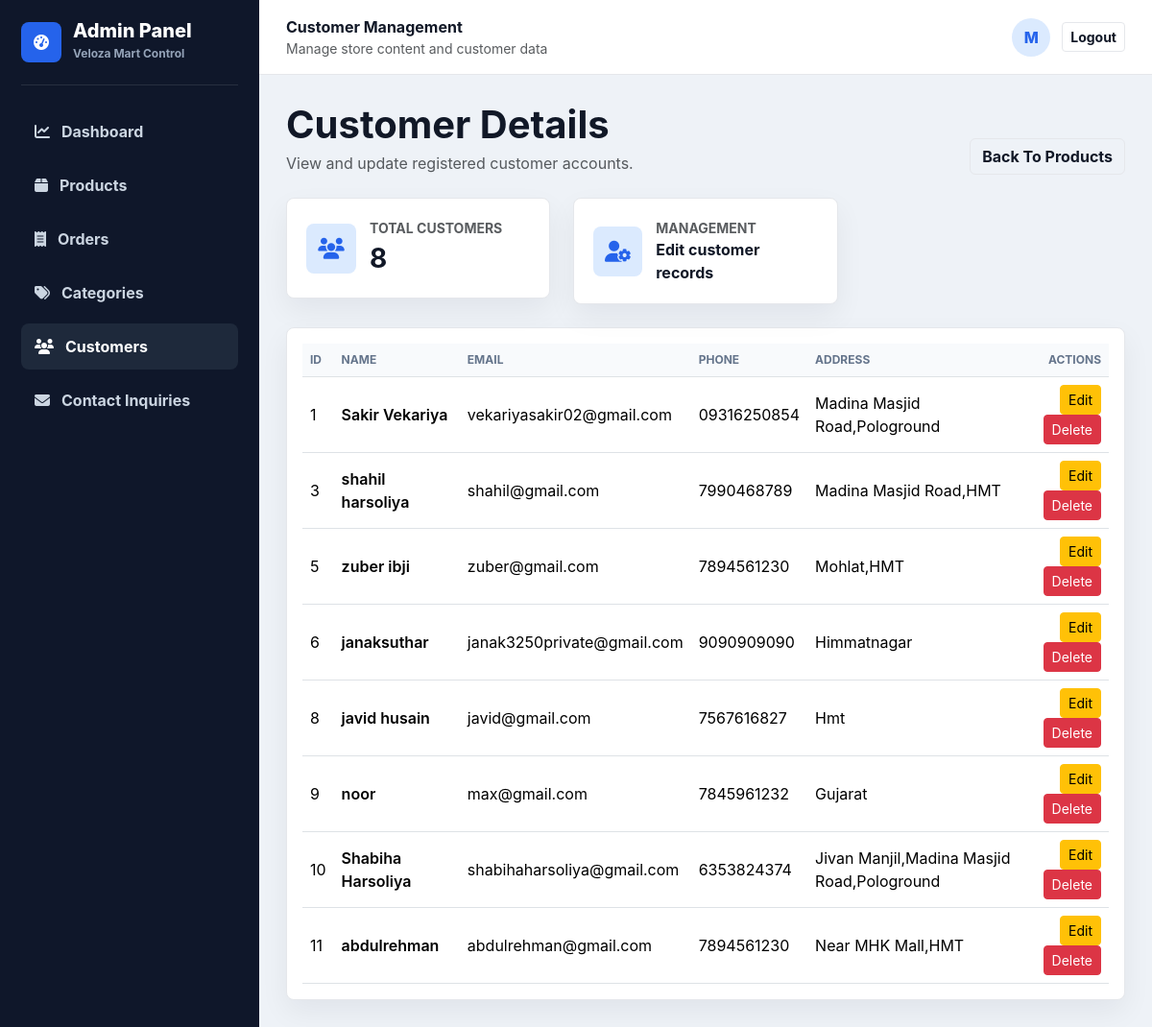
/admin-customers/ (signed in), run on the app's committed database.
### main/models.py (models this page shows, shortened)
class Customer(models.Model):
    name = models.CharField(max_length=100)
    email = models.EmailField(unique=True)
    password = models.CharField(max_length=100)
    address = models.CharField(max_length=200)
    contact = models.CharField(max_length=11)

### main/admin_views.py (the view)
# urls.py: path("admin-customers/", admin_customers, name="admin_customers"),
def admin_customers(request):
    if not admin_required(request):
        return redirect("login")
    customers = Customer.objects.all()
    return render(request, "admin-customers.html", {
        "customers": customers
    })

### main/admin_views.py (called while the page is built)
def admin_required(request):
    return request.session.get("admin")

### main/templates/admin-customers.html (shortened to what this page needs)
{% extends "admin-base.html" %}
{% block admin_customers_active %}active{% endblock %}
{% block page_label %}Customer Management{% endblock %}
{% block content %}
    <div class="d-flex flex-wrap justify-content-between align-items-end gap-3 mb-4">
        <div>
            <h1 class="fw-bold mb-1">Customer Details</h1>
            <p class="text-muted mb-0">View and update registered customer accounts.</p>
        </div>
        <a href="/admin-home/" class="btn btn-outline-admin">
            Back To Products
        </a>
    </div>
    <div class="row g-4 mb-4">
        <div class="col-lg-4">
            <div class="admin-card admin-stat">
                <span class="admin-stat-icon"><i class="fa-solid fa-users"></i></span>
                <div>
                    <div class="text-muted small fw-bold text-uppercase">Total Customers</div>
                    <div class="fs-3 fw-bold">{{ customers|length }}</div>
                </div>
            </div>
        </div>
        <div class="col-lg-4">
            <div class="admin-card admin-stat">
                <span class="admin-stat-icon"><i class="fa-solid fa-user-gear"></i></span>
                <div>
                    <div class="text-muted small fw-bold text-uppercase">Management</div>
                    <div class="fw-bold">Edit customer records</div>
                </div>
            </div>
        </div>
    </div>
    <div class="admin-card p-3">
        <div class="table-responsive">
            <table class="table customer-table table-hover align-middle mb-0">
                <thead>
                    <tr>
                        <th>ID</th>
                        <th>Name</th>
                        <th>Email</th>
                        <th>Phone</th>
                        <th>Address</th>
                        <th class="text-end">Actions</th>
                    </tr>
                </thead>
                <tbody>
                    {% for i in customers %}
                    <tr>
                        <td>{{ i.id }}</td>
                        <td class="fw-semibold">{{ i.name }}</td>
                        <td>{{ i.email }}</td>
                        <td>{{ i.contact }}</td>
                        <td>{{ i.address }}</td>
                        <td class="text-end">
                            <button class="btn btn-warning btn-sm"
                                data-bs-toggle="modal"
                                data-bs-target="#editModal{{ i.id }}">
                                Edit
                            </button>
                            <a href="/delete-customer/{{ i.id }}/"
                                class="btn btn-danger btn-sm">
                                Delete
                            </a>
                        </td>
                    </tr>
                    {% empty %}
                    <tr>
                        <td colspan="6" class="text-center text-muted py-5">
                            No Customers Found
                        </td>
                    </tr>
                    {% endfor %}
                </tbody>
            </table>
        </div>
    </div>
{% endblock %}

### main/templates/admin-base.html (style rules this page uses)
:root { --admin-bg: #eef2f7; --admin-sidebar: #0f172a; --admin-sidebar-soft: #1e293b; --admin-text: #111827; --admin-muted: #64748b; --admin-line: #e5e7eb; --admin-surface: #ffffff; --admin-brand: #2563eb; --admin-brand-dark: #1d4ed8; }
* { box-sizing: border-box; }
body { background: var(--admin-bg); color: var(--admin-text); font-family: Inter, Arial, sans-serif; margin: 0; }
.admin-card { background: var(--admin-surface); border: 1px solid var(--admin-line); border-radius: 8px; box-shadow: 0 12px 30px rgba(15, 23, 42, 0.06); }
.admin-stat { align-items: center; display: flex; gap: 14px; padding: 20px; }
.admin-stat-icon { align-items: center; background: #dbeafe; border-radius: 8px; color: var(--admin-brand); display: inline-flex; font-size: 22px; height: 52px; justify-content: center; width: 52px; }
.btn-outline-admin { border-color: var(--admin-line); color: var(--admin-text); font-weight: 700; }
.table th { color: var(--admin-muted); font-size: 12px; font-weight: 850; text-transform: uppercase; }

### main/templates/admin-customers.html (style rules this page uses)
.customer-table th { background: #f8fafc; color: var(--admin-muted); font-weight: 700; }

### data on the page
Customer: id "1", name "Sakir Vekariya", email "vekariyasakir02@gmail.com", contact "09316250854", address "Madina Masjid Road,Pologround"
Customer: id "3", name "shahil harsoliya", email "shahil@gmail.com", contact "7990468789", address "Madina Masjid Road,HMT"
Customer: id "5", name "zuber ibji", email "zuber@gmail.com", contact "7894561230", address "Mohlat,HMT"
Customer: id "6", name "janaksuthar", email "janak3250private@gmail.com", contact "9090909090", address "Himmatnagar"
Customer: id "8", name "javid husain", email "javid@gmail.com", contact "7567616827", address "Hmt"
Customer: id "9", name "noor", email "max@gmail.com", contact "7845961232", address "Gujarat"
Customer: id "10", name "Shabiha Harsoliya", email "shabihaharsoliya@gmail.com", contact "6353824374", address "Jivan Manjil,Madina Masjid Road,Pologround"
Customer: id "11", name "abdulrehman", email "abdulrehman@gmail.com", contact "7894561230", address "Near MHK Mall,HMT"

### other printed values
{{ request.session.user_name|default:"A"|first }} "M"
{{ customers|length }} "8"
